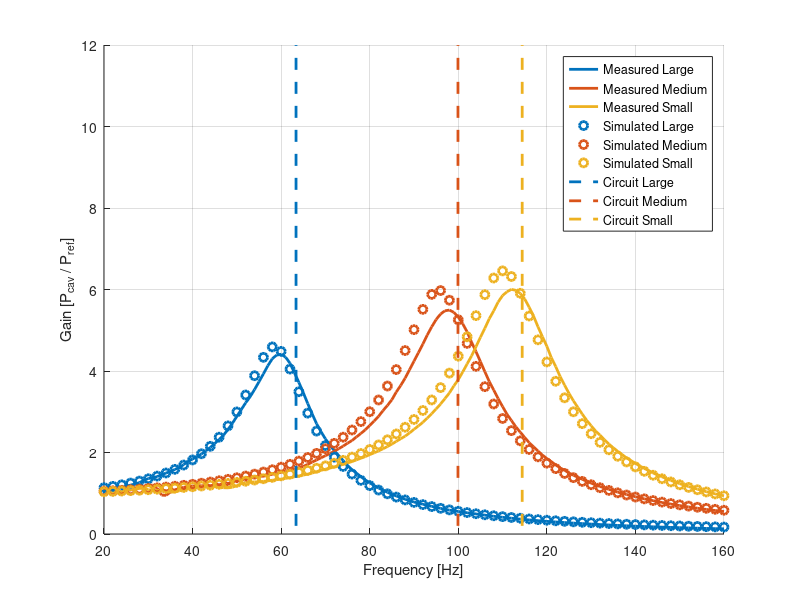

Source code (MATLAB): (Note: this script raises an error after producing the figure.)
clear all
close all
clc

load cavity_data.mat
set(0, 'DefaultFigurePosition', [50, 50, 1200, 650]);

circuit_mod = [114.4314	99.9280	63.3633 58.5921];

%inWall_model = readmatrix("inwallCavity_data.txt");

figure(1)
hold all
plot(HBKMeasurement(:,4),HBKMeasurement(:,3),'color',[0 0.4470 0.7410],'LineWidth',2)
plot(HBKMeasurement(:,4),HBKMeasurement(:,2),'color',[0.8500 0.3250 0.0980],'LineWidth',2)
plot(HBKMeasurement(:,4),HBKMeasurement(:,1),'color',[0.9290 0.6940 0.1250],'LineWidth',2)

plot(ModelData(:,1),ModelData(:,2),'o','color',[0 0.4470 0.7410],'LineWidth',2)
plot(ModelData(:,1),ModelData(:,4),'o','color',[0.8500 0.3250 0.0980],'LineWidth',2)
plot(ModelData(:,1),ModelData(:,6),'o','color',[0.9290 0.6940 0.1250],'LineWidth',2)
%plot(inWall_model(:,1),inWall_model(:,2),'o','color',[1 0.38820 1],'LineWidth',2)

plot([circuit_mod(3) circuit_mod(3)],[0.2 12],'--','color',[0 0.4470 0.7410],'LineWidth',2)
plot([circuit_mod(2) circuit_mod(2)],[0.2 12],'--','color',[0.8500 0.3250 0.0980],'LineWidth',2)
plot([circuit_mod(1) circuit_mod(1)],[0.2 12],'--','color',[0.9290 0.6940 0.1250],'LineWidth',2)
%plot([circuit_mod(4) circuit_mod(4)],[0.2 12],'--','color',[1 0.38820 1],'LineWidth',2)

grid on
xlabel 'Frequency [Hz]'
ylabel 'Gain [P_c_a_v / P_r_e_f]'
%title 'Simulated and Measured Resonance of Cavity'
legend('Measured Large','Measured Medium','Measured Small','Simulated Large','Simulated Medium','Simulated Small','Circuit Large','Circuit Medium','Circuit Small')
fontsize(17,"points")
ylim([0,8])
